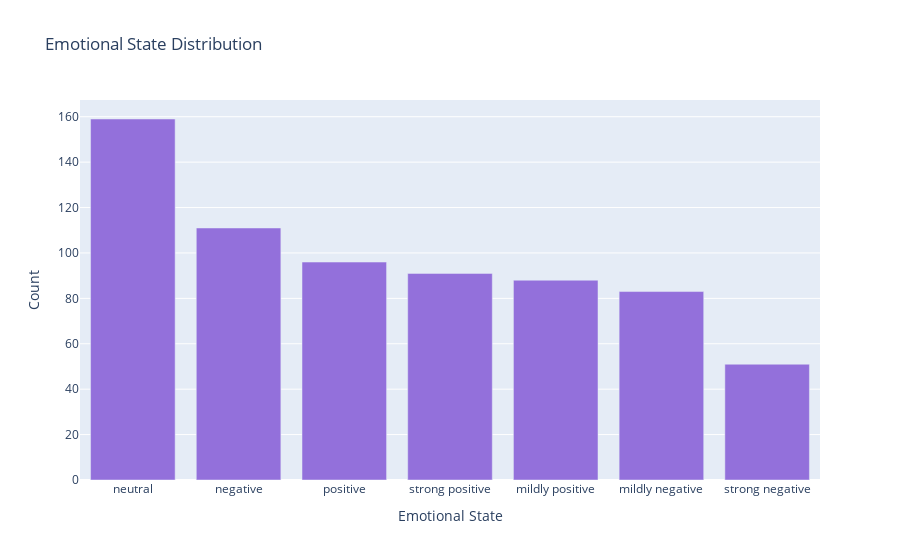

The notebook cell saved with this chart:
### Code cell
# Group by Emotional State and count the occurrences
emotional_state_counts = df['Emotional State'].value_counts().reset_index()
emotional_state_counts.columns = ['Emotional State', 'Count']

# Plot the emotional state counts using Plotly
fig = px.bar(emotional_state_counts, x='Emotional State', y='Count', title='Emotional State Distribution')
fig.update_layout(xaxis_title='Emotional State', yaxis_title='Count')
fig.update_traces(marker=dict(color='mediumpurple'))
fig.show()

### Figure 1 — Plotly figure (JSON) as saved in the notebook; plotly's stock layout.template omitted (floating-point values rounded to 4 significant figures)
{"data": [{"alignmentgroup": "True", "hovertemplate": "Emotional State=%{x}<br>Count=%{y}<extra></extra>", "legendgroup": "", "marker": {"color": "mediumpurple", "pattern": {"shape": ""}}, "name": "", "offsetgroup": "", "orientation": "v", "showlegend": false, "textposition": "auto", "type": "bar", "x": ["neutral", "negative", "positive", "strong positive", "mildly positive", "mildly negative", "strong negative"], "xaxis": "x", "y": [159, 111, 96, 91, 88, 83, 51], "yaxis": "y"}], "layout": {"barmode": "relative", "legend": {"tracegroupgap": 0}, "title": {"text": "Emotional State Distribution"}, "xaxis": {"anchor": "y", "domain": [0, 1], "title": {"text": "Emotional State"}}, "yaxis": {"anchor": "x", "domain": [0, 1], "title": {"text": "Count"}}}}
